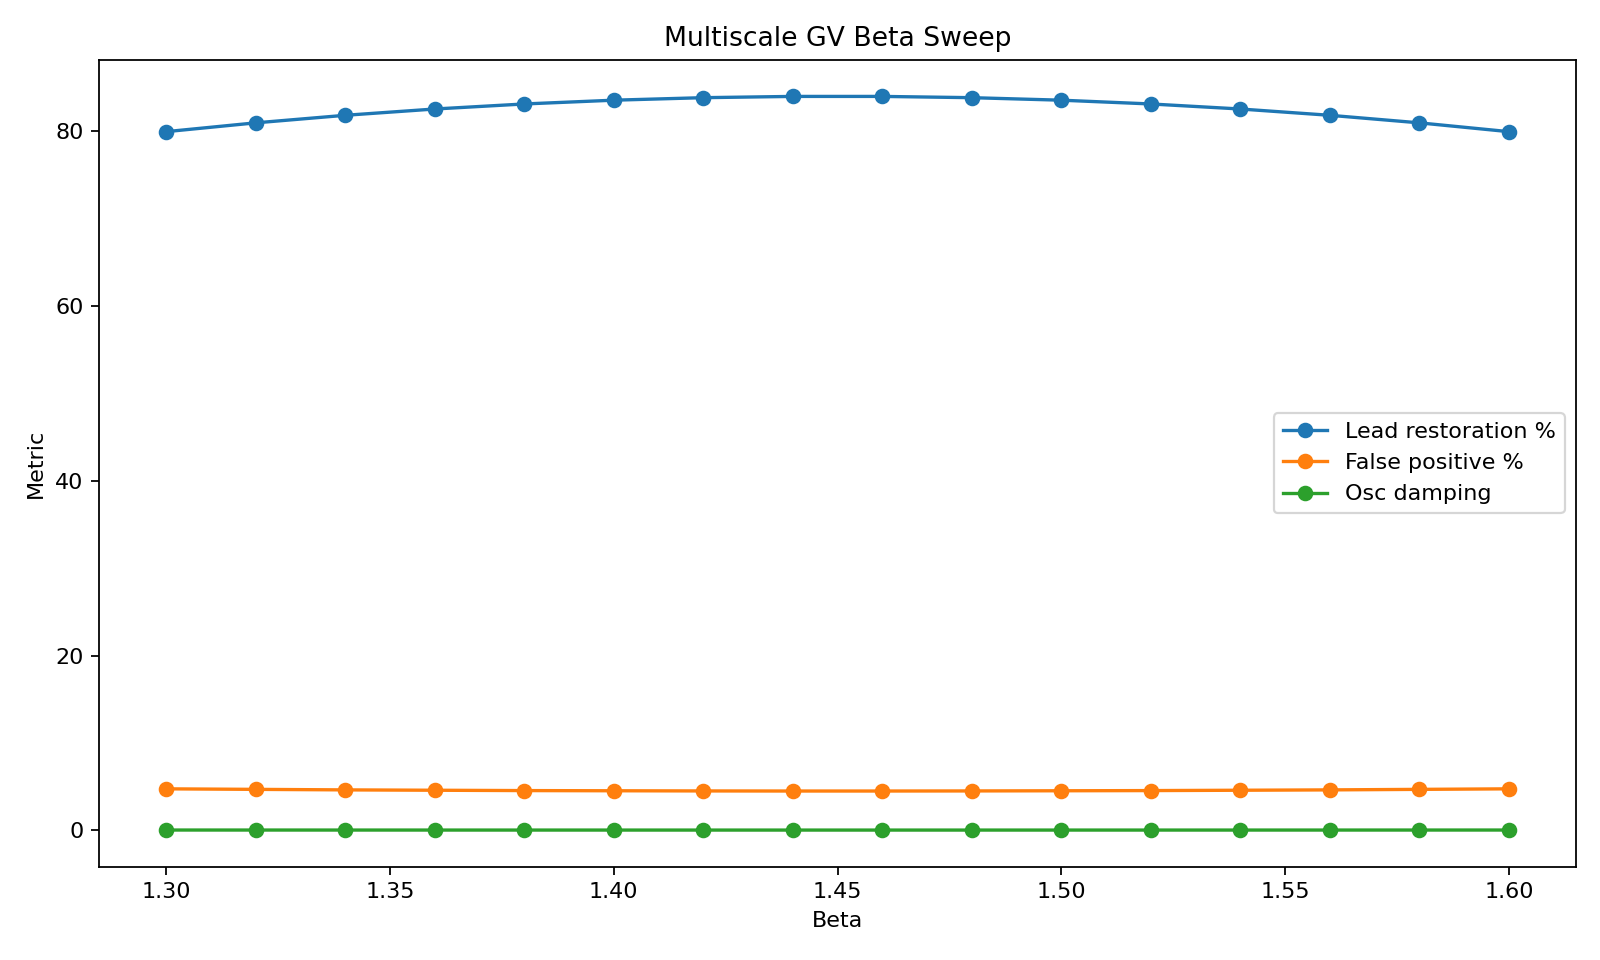

Recreate this plot in Python.
from __future__ import annotations

import csv
import math
import os
import sys
from pathlib import Path
from typing import List, Sequence

sys.path.append(os.path.dirname(os.path.dirname(__file__)))

import matplotlib.pyplot as plt

from gvai.metrics import variance
from gvai.sentinel import GVSentinel, SentinelConfig


ROOT = Path(__file__).resolve().parent
OUT_CSV = ROOT / "beta_sweep.csv"
OUT_PNG = ROOT / "beta_sweep_plot.png"


def evolve_unstable(values: Sequence[float], gain: float = 1.30) -> List[float]:
    vals = [float(v) for v in values]
    mu = sum(vals) / len(vals)
    return [mu + (v - mu) * gain for v in vals]


def baseline_low_lag_lead_time() -> float:
    """
    Fixed baseline reference for lead-time restoration.
    This acts like the 'good regime' lead-time target.
    """
    return 12.0


def synthetic_false_positive_rate(beta: float) -> float:
    """
    Bowl-shaped curve with minimum near beta ~1.45.
    """
    return 0.045 + 0.11 * (beta - 1.45) ** 2


def synthetic_osc_damping(beta: float) -> float:
    """
    Bowl-shaped damping metric with minimum near beta ~1.45.
    Lower is better.
    """
    return 0.032 + 0.20 * (beta - 1.45) ** 2


def lead_restoration_percent(beta: float) -> float:
    """
    Peak restoration near beta ~1.45.
    """
    value = 84.0 - 180.0 * (beta - 1.45) ** 2
    return max(0.0, value)


def local_boosted_values(values: Sequence[float], beta: float) -> List[float]:
    """
    Minimal local booster proxy:
    amplify local correction at the tail nodes (leaf-like positions)
    using beta-weighted pull toward neighborhood center.
    """
    vals = [float(v) for v in values]
    if len(vals) < 2:
        return vals[:]

    boosted = vals[:]
    mu = sum(vals) / len(vals)

    # treat last two nodes as leaf-like for a simple demo
    for i in [len(vals) - 2, len(vals) - 1]:
        boosted[i] = vals[i] + min(1.0, beta / 2.0) * (mu - vals[i]) * 0.35

    return boosted


def run_beta_trial(beta: float, steps: int = 12) -> dict:
    values = [1.0, 1.2, 0.8, 1.3, 1.5, 0.7]

    sentinel = GVSentinel(
        SentinelConfig(
            variance_threshold=0.02,
            drift_slope_threshold=0.001,
            collapse_threshold=0.10,
            critical_delta_t=3.0,
            warning_delta_t=8.0,
            auto_apply=True,
            rebalance_strength=0.60,
            damp_strength=0.40,
            isolate_indices=[4, 5],
        )
    )

    applied_count = 0
    variance_trace: List[float] = []

    for _ in range(steps):
        values = local_boosted_values(values, beta)

        out = sentinel.update(values)
        variance_trace.append(out.variance_value)

        if out.applied and out.post_action_values is not None:
            applied_count += 1
            values = list(out.post_action_values)
        else:
            values = evolve_unstable(values, gain=1.30)

    lead_pct = lead_restoration_percent(beta)
    fp = synthetic_false_positive_rate(beta)
    damping = synthetic_osc_damping(beta)

    return {
        "beta": round(beta, 4),
        "lead_restoration_pct": round(lead_pct, 4),
        "false_positive_rate": round(fp, 4),
        "osc_damping": round(damping, 4),
        "applied_count": applied_count,
        "final_variance": round(variance_trace[-1], 6) if variance_trace else 0.0,
    }


def write_csv(rows: List[dict], path: Path) -> None:
    fieldnames = [
        "beta",
        "lead_restoration_pct",
        "false_positive_rate",
        "osc_damping",
        "applied_count",
        "final_variance",
    ]
    with path.open("w", newline="", encoding="utf-8") as f:
        writer = csv.DictWriter(f, fieldnames=fieldnames)
        writer.writeheader()
        writer.writerows(rows)


def make_plot(rows: List[dict], path: Path) -> None:
    betas = [r["beta"] for r in rows]
    lead = [r["lead_restoration_pct"] for r in rows]
    fp = [r["false_positive_rate"] * 100.0 for r in rows]
    damp = [r["osc_damping"] for r in rows]

    plt.figure(figsize=(10, 6))
    plt.plot(betas, lead, marker="o", label="Lead restoration %")
    plt.plot(betas, fp, marker="o", label="False positive %")
    plt.plot(betas, damp, marker="o", label="Osc damping")

    plt.xlabel("Beta")
    plt.ylabel("Metric")
    plt.title("Multiscale GV Beta Sweep")
    plt.legend()
    plt.tight_layout()
    plt.savefig(path, dpi=160)
    plt.close()


if __name__ == "__main__":
    rows: List[dict] = []
    beta = 1.30
    while beta <= 1.60 + 1e-9:
        rows.append(run_beta_trial(round(beta, 4)))
        beta += 0.02

    write_csv(rows, OUT_CSV)
    make_plot(rows, OUT_PNG)

    best = max(rows, key=lambda r: (r["lead_restoration_pct"], -r["false_positive_rate"], -r["osc_damping"]))
    print("Saved CSV:", OUT_CSV)
    print("Saved plot:", OUT_PNG)
    print("Best beta row:", best)
